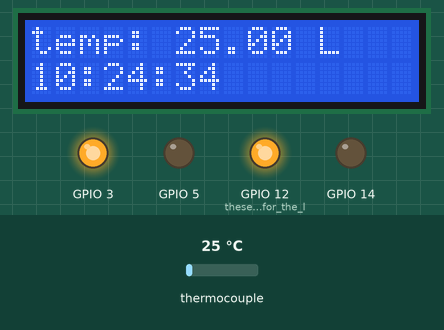
Recording of a sketch running on a simulated ESP32. On the bench: 16×2 character LCD, output pins drawn as LEDs (lit = HIGH). The inputs (shaded band) are chosen by the test bench; at power-on: thermocouple 25 °C. WiFi joins after 1.5 s; servers stay silent unless stated; network time is answered at once with the bench clock; the local clock reads 2024-03-15 10:24:30 at power-on unless the sketch sets it; what the sketch prints to the serial monitor is not drawn.

Above: at 4.7 s.
4.8 s: thermocouple set to 29 °C
At 6.4 s:
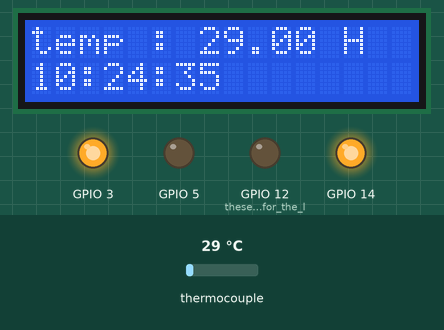
8.9 s: thermocouple set to 6 °C
At 10.4 s:
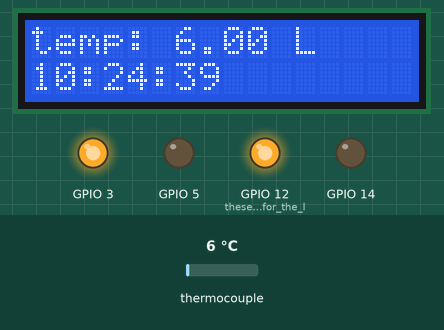
12.1 s: thermocouple set to 75 °C
At 13.4 s:
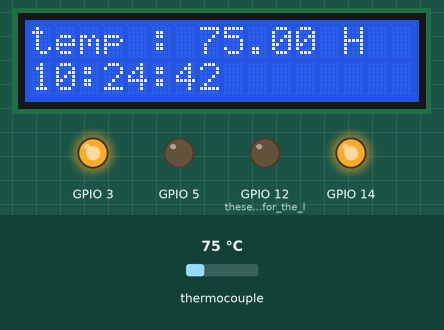
Timing chart, 0 to 15.1 s (numbered marks = the images above; inputs shaded):
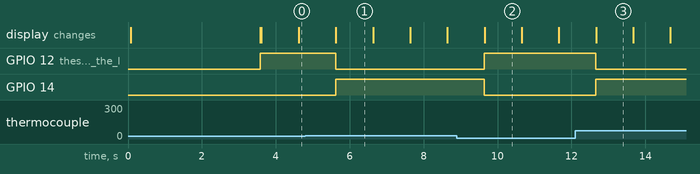

Measured:
- the behaviour switches between 26 and 27 °C on thermocouple (found by bisection; images 0 and 1)
- after the input at 4.8 s, GPIO 12 (these_three_are_for_the_l): HIGH → LOW after 0.82 s; GPIO 14: LOW → HIGH after 0.82 s; the display: changes after 0.82 s (image 1)
- after the input at 8.9 s, GPIO 12 (these_three_are_for_the_l): LOW → HIGH after 0.74 s; GPIO 14: HIGH → LOW after 0.74 s; the display: changes after 0.75 s (image 2)
- after the input at 12.1 s, GPIO 12 (these_three_are_for_the_l): HIGH → LOW after 0.56 s; GPIO 14: LOW → HIGH after 0.56 s; the display: changes after 0.57 s (image 3)
- what the display in image 1 shows lasts 1.0 s, from 5.6 s to 6.6 s

The sketch:

working.ino
```cpp
// use this code for the debugging purpose this code includes the serial monitor.

#include <LiquidCrystal.h>
#include <WiFi.h>
#include <NTPClient.h>
#include <WiFiUdp.h>
#include <max6675.h>
#include <SPI.h>

// i used ikohm potentiometer and 270 ohm resistor

const char *ssid = "ssid";   // this is my computer's hotspot name and password
const char *password = "password";
MAX6675 thermocouple(2,0,4);    // sck cs so order of the parameters

WiFiUDP ntpUDP;
NTPClient timeClient(ntpUDP, "pool.ntp.org", 19800, 60000);

LiquidCrystal lcd(16, 17, 18, 19, 21, 22);    // rs en d5 d6 d7 d8   order of the parameters


void setup() {

  Serial.begin(115200);  // serial monitor start
  pinMode(12,OUTPUT);   // these three are for the leds
  pinMode(14,OUTPUT);
  pinMode(5,OUTPUT);
  delay(10);
  lcd.begin(16, 2);
  // Turn on the backlight
  pinMode(3, OUTPUT);
  digitalWrite(3, HIGH);
  lcd.print("Hello, World!");

  // We start by connecting to a WiFi network

  Serial.println();
  Serial.println();
  Serial.print("Connecting to ");
  Serial.println(ssid);

  WiFi.begin(ssid, password);

  while (WiFi.status() != WL_CONNECTED) {
    delay(500);
    Serial.print(".");
  }
  Serial.println("");
  Serial.println("WiFi connected.");
  Serial.println("IP address: ");
  Serial.println(WiFi.localIP());
  timeClient.begin();
  delay(2000);


}

void loop() {
  // put your main code here, to run repeatedly:
  float temperature = thermocouple.readCelsius();
  Serial.print("Temperature: ");
  Serial.print(temperature);
  Serial.println(" degrees Celsius");
  if (temperature >= 27.00){
      digitalWrite(12, LOW);
      digitalWrite(14, HIGH);
      String tempStr = String(temperature);
      String myString = "temp : "+tempStr+" H";
      lcd.clear();
      lcd.setCursor(0, 0);
      lcd.print(myString);

  }
  else{
      digitalWrite(14, LOW);
      digitalWrite(12, HIGH);
      String tempStr = String(temperature);
      String myString = "temp: "+ tempStr +" L";
      lcd.clear();
      lcd.setCursor(0, 0);
      lcd.print(myString);

    }
  timeClient.update();
  Serial.print("Current time: ");
  String currentTime =  timeClient.getFormattedTime();
  Serial.println(currentTime);
  lcd.setCursor(0,1);
  lcd.print(currentTime);
  String currentHour = currentTime.substring(0, 2);
  int hour = currentHour.toInt();
  if (hour >= 17 && hour <= 19){
    digitalWrite(5,HIGH);
  }
  else{
    digitalWrite(5,LOW);
  }
  delay(1000);
}
```
